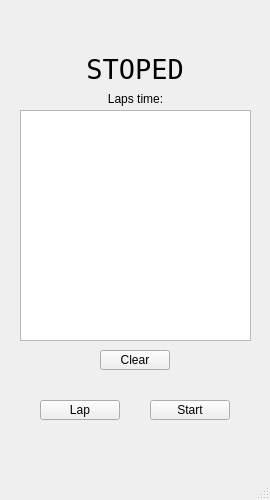
<?xml version="1.0" encoding="UTF-8"?>
<ui version="4.0">
 <class>MainWindow</class>
 <widget class="QMainWindow" name="MainWindow">
  <property name="geometry">
   <rect>
    <x>0</x>
    <y>0</y>
    <width>270</width>
    <height>500</height>
   </rect>
  </property>
  <property name="sizePolicy">
   <sizepolicy hsizetype="Fixed" vsizetype="Fixed">
    <horstretch>0</horstretch>
    <verstretch>0</verstretch>
   </sizepolicy>
  </property>
  <property name="minimumSize">
   <size>
    <width>270</width>
    <height>500</height>
   </size>
  </property>
  <property name="maximumSize">
   <size>
    <width>270</width>
    <height>500</height>
   </size>
  </property>
  <property name="windowTitle">
   <string>MainWindow</string>
  </property>
  <widget class="QWidget" name="centralwidget">
   <widget class="QLabel" name="ql_Time">
    <property name="geometry">
     <rect>
      <x>10</x>
      <y>50</y>
      <width>250</width>
      <height>40</height>
     </rect>
    </property>
    <property name="font">
     <font>
      <family>Terminal</family>
      <pointsize>20</pointsize>
      <italic>false</italic>
      <stylestrategy>PreferDefault</stylestrategy>
      <kerning>true</kerning>
     </font>
    </property>
    <property name="text">
     <string>&lt;html&gt;&lt;head/&gt;&lt;body&gt;&lt;p align=&quot;center&quot;&gt;STOPED&lt;/p&gt;&lt;/body&gt;&lt;/html&gt;</string>
    </property>
    <property name="alignment">
     <set>Qt::AlignCenter</set>
    </property>
   </widget>
   <widget class="QPushButton" name="pb_Lap">
    <property name="geometry">
     <rect>
      <x>40</x>
      <y>400</y>
      <width>80</width>
      <height>20</height>
     </rect>
    </property>
    <property name="text">
     <string>Lap</string>
    </property>
   </widget>
   <widget class="QTextBrowser" name="tb_LapsTime">
    <property name="geometry">
     <rect>
      <x>20</x>
      <y>110</y>
      <width>231</width>
      <height>231</height>
     </rect>
    </property>
   </widget>
   <widget class="QLabel" name="label">
    <property name="geometry">
     <rect>
      <x>20</x>
      <y>88</y>
      <width>231</width>
      <height>21</height>
     </rect>
    </property>
    <property name="text">
     <string>Laps time:</string>
    </property>
    <property name="alignment">
     <set>Qt::AlignCenter</set>
    </property>
   </widget>
   <widget class="QPushButton" name="pb_Clear">
    <property name="geometry">
     <rect>
      <x>100</x>
      <y>350</y>
      <width>70</width>
      <height>20</height>
     </rect>
    </property>
    <property name="text">
     <string>Clear</string>
    </property>
   </widget>
   <widget class="QPushButton" name="pb_Start_Stop">
    <property name="geometry">
     <rect>
      <x>150</x>
      <y>400</y>
      <width>80</width>
      <height>20</height>
     </rect>
    </property>
    <property name="autoFillBackground">
     <bool>false</bool>
    </property>
    <property name="text">
     <string>Start</string>
    </property>
   </widget>
  </widget>
  <widget class="QMenuBar" name="menubar">
   <property name="geometry">
    <rect>
     <x>0</x>
     <y>0</y>
     <width>270</width>
     <height>19</height>
    </rect>
   </property>
  </widget>
  <widget class="QStatusBar" name="statusbar"/>
 </widget>
 <resources/>
 <connections/>
</ui>
